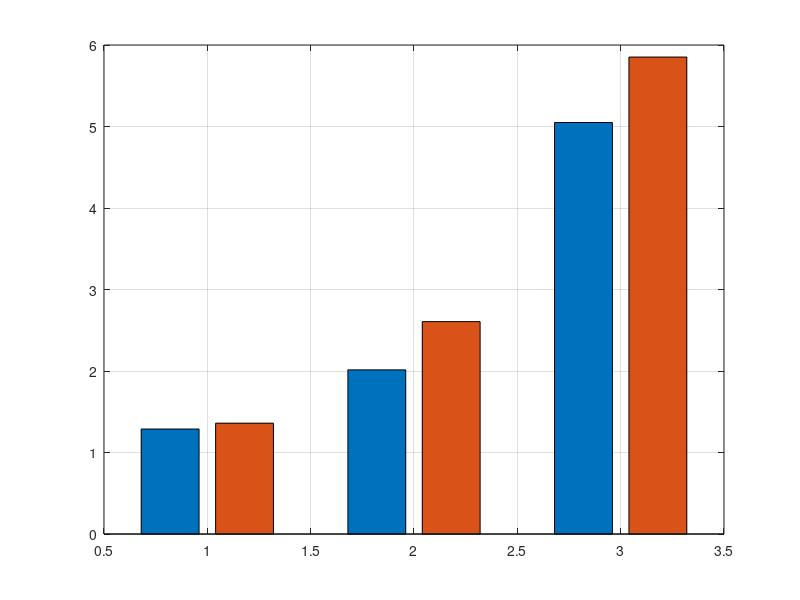

Write MATLAB code to recreate this figure. (Note: this script raises an error after producing the figure.)
%% RMSE Comparison Bar Chart
% 1. Data Setup
% Rows represent Phi [0.4, 0.6, 0.8]
% Columns represent Frequency [pi/30 (Slow), pi/15 (Fast)]
rmse_data = [1.288, 1.360;   % Phi = 0.4
             2.014, 2.606;   % Phi = 0.6
             5.049, 5.852]; % Phi = 0.8

% 2. Initialize Figure
fig_rmse = figure('Name', 'RMSE Comparison', 'Color', 'w', 'Position', [200, 200, 700, 500]);
hold on; box on; grid on;

% 3. Create Grouped Bar Chart
b = bar(rmse_data, 'grouped');

% 4. Customize Bar Colors (Optional - matching standard academic colors)
b(1).FaceColor = [0.2 0.4 0.6]; % Blue for pi/30
b(2).FaceColor = [0.8 0.3 0.3]; % Red for pi/15

% 5. Add Text Labels on top of bars
for i = 1:size(rmse_data, 1)
    for j = 1:size(rmse_data, 2)
        x_pos = b(j).XData(i) + b(j).XOffset;
        y_pos = rmse_data(i, j);
        text(x_pos, y_pos + 0.3, num2str(y_pos, '%.3f'), ...
            'HorizontalAlignment', 'center', 'FontSize', 9, 'FontWeight', 'bold');
    end
end

% 6. Formatting
ylabel('RMSE (mm)', 'FontSize', 12);
xlabel('Bending Angle \phi (rad)', 'FontSize', 12);
%title('Tracking Performance: RMSE across Scenarios', 'FontSize', 14);

% Set X-axis tick labels
set(gca, 'XTick', 1:3, 'XTickLabel', {'\phi = 0.4', '\phi = 0.6', '\phi = 0.8'});

% Professional Legend with LaTeX
lgd = legend({'\omega = \pi/30 rad/s', '\omega = \pi/15 rad/s'}, ...
             'Location', 'northwest', 'Interpreter', 'tex');
title(lgd, 'Frequency');

% Set Y-axis limit to give space for labels
ylim([0, max(rmse_data(:)) + 1.5]);

% --- AUTOMATIC EXPORT SETUP (3.5x2.5 inches) ---
set(fig_rmse, 'Units', 'inches');
set(fig_rmse, 'Position', [1, 1, 3.5, 2.5]); 
set(fig_rmse, 'PaperUnits', 'inches');
set(fig_rmse, 'PaperPosition', [0, 0, 3.5, 2.5]);
set(fig_rmse, 'PaperSize', [3.5, 2.5]);

% Ensure font scales well for the small export size
set(gca, 'FontSize', 9);
